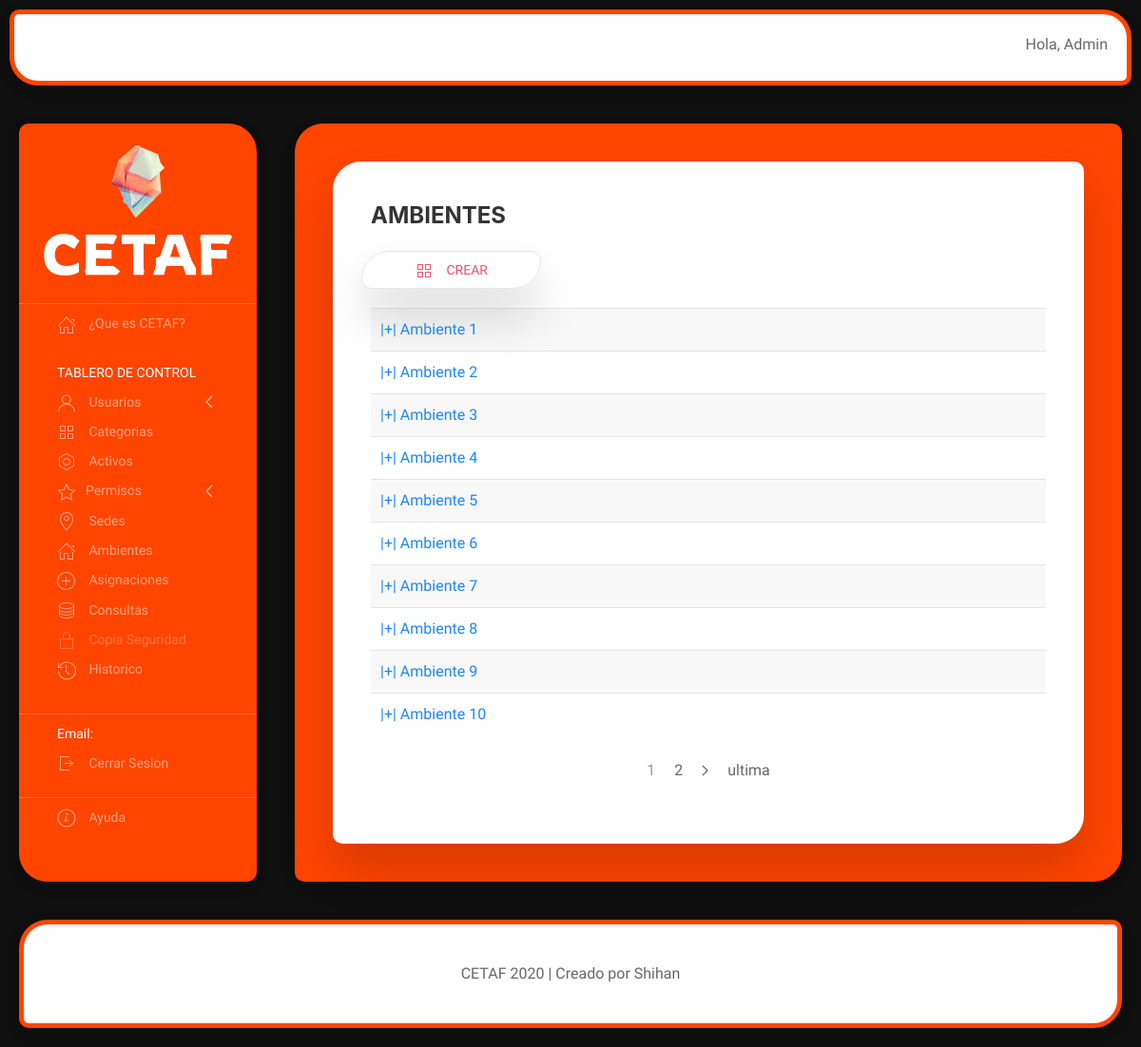
/ambientes/ (signed in), run on an earlier commit of the app's database.
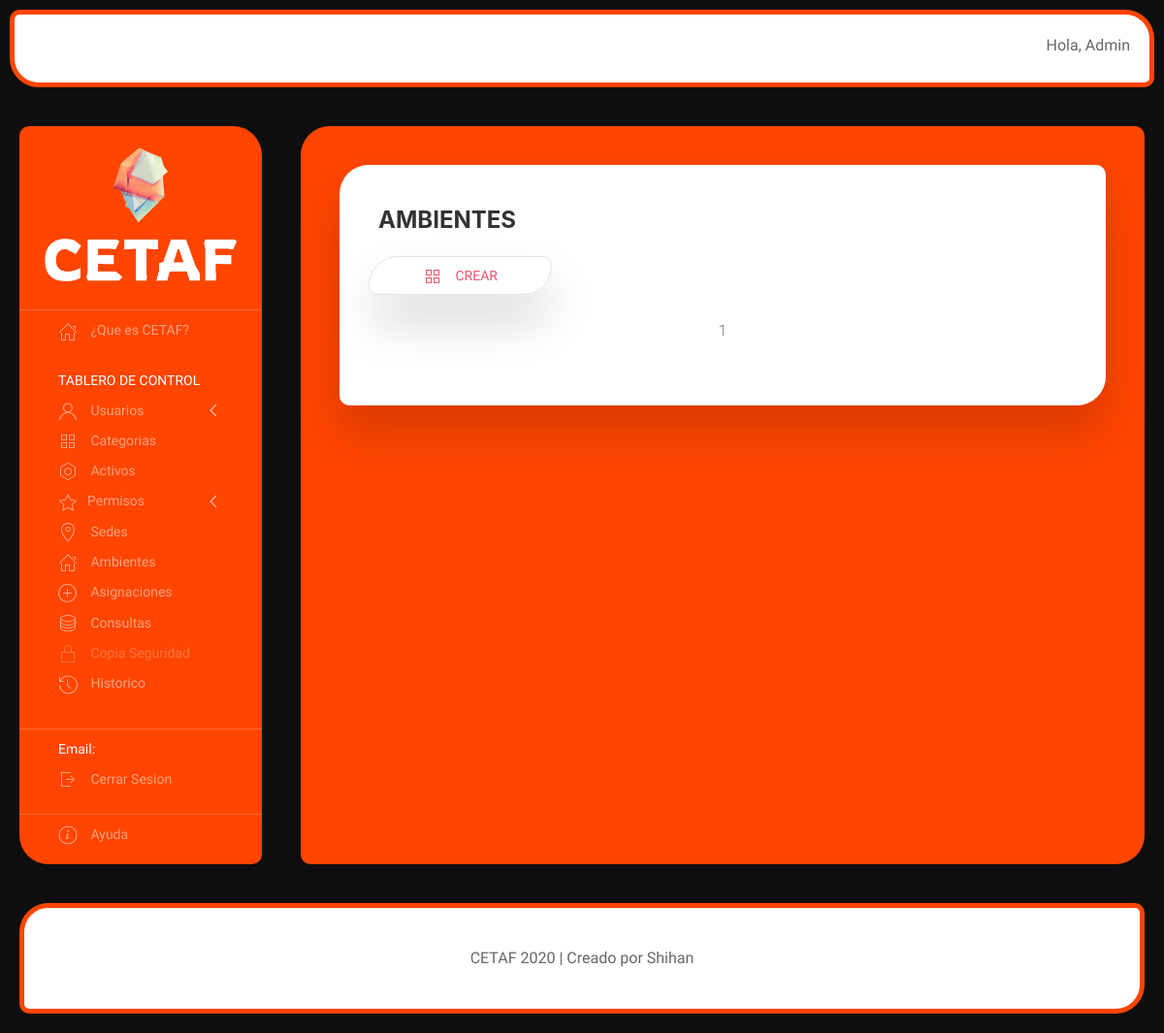
And on a later commit of the database.
### cetaf/models.py (models this page shows, shortened)
class Ambiente(models.Model):
    nombre = models.CharField(max_length=50)
    descripcion = models.TextField()

### cetaf/views.py (the view)
# urls.py: path('ambientes/', lts_ambiente.as_view(), name='lts_ambiente'),
@method_decorator(decoradores, name='dispatch')
class lts_ambiente(ListView):
    model = Ambiente
    template_name = 'ambientes/index.html'
    paginate_by = 10
    def dispatch(self, request, *args, **kwargs):
        return super().dispatch(request, *args, **kwargs)

### cetaf/templates/ambientes/index.html (shortened to what this page needs)
{% extends "home/index.html" %}
{% load static %}
{% block contenido %}
<div class="uk-card uk-card-default uk-card-body uk-align-center uk-box-shadow-xlarge uk-margin-small" style="border-radius: 30px 10px;">
    <h3 class="uk-card-title uk-text-bold">AMBIENTES</h3>
    {% block contenido_ambiente %}
        <ul class="uk-nav-default uk-nav-parent-icon" uk-nav>
            <li class="uk-button uk-button-default uk-button-small uk-box-shadow-xlarge" style="border-radius: 30px 10px; margin-left: 30px"><a class="uk-text-danger" href="{% url 'crear_ambiente' %}"><span class="uk-margin-small-right" uk-icon="icon: thumbnails"></span> Crear</a></li>
        </ul>
        <ul class="uk-list uk-list-striped">
            {% for ambiente in page_obj %}
                <li><a href="{% url 'detalle_ambiente' ambiente.id %}" uk-toggle>|+| {{ambiente.nombre}}</a></li>
            {% endfor %}
        </ul>
        <div>
            <span>
                <ul class="uk-pagination uk-link-heading uk-flex-center" uk-margin>
                    {% for i in paginator.page_range %}
                        {% if page_obj.number == i %}
                            <li><span>{{ i }}</span></li>
                        {% else %}
                            <li><a href="?page={{ i }}">{{ i }}</a></li>
                        {% endif %}
                    {% endfor %}
                    {% if page_obj.has_next %}
                        <li><a href="?page={{ page_obj.next_page_number }}"><span uk-pagination-next></span></a></li>
                        <li><a href="?page={{ page_obj.paginator.num_pages }}">ultima</a></li>
                    {% endif %}
                        </ul>
            </span>
        </div>
    {% endblock contenido_ambiente %}
</div>
{% endblock %}

What changed in the data, as far as the page shows it:
removed Ambiente: nombre "Ambiente 1"
removed Ambiente: nombre "Ambiente 2"
removed Ambiente: nombre "Ambiente 3"
removed Ambiente: nombre "Ambiente 4"
removed Ambiente: nombre "Ambiente 5"
removed Ambiente: nombre "Ambiente 6"
removed Ambiente: nombre "Ambiente 7"
removed Ambiente: nombre "Ambiente 8"
removed Ambiente: nombre "Ambiente 9"
removed Ambiente: nombre "Ambiente 10"
Also different on the page:
list line gone: "2"
text no longer shown: "ultima"
